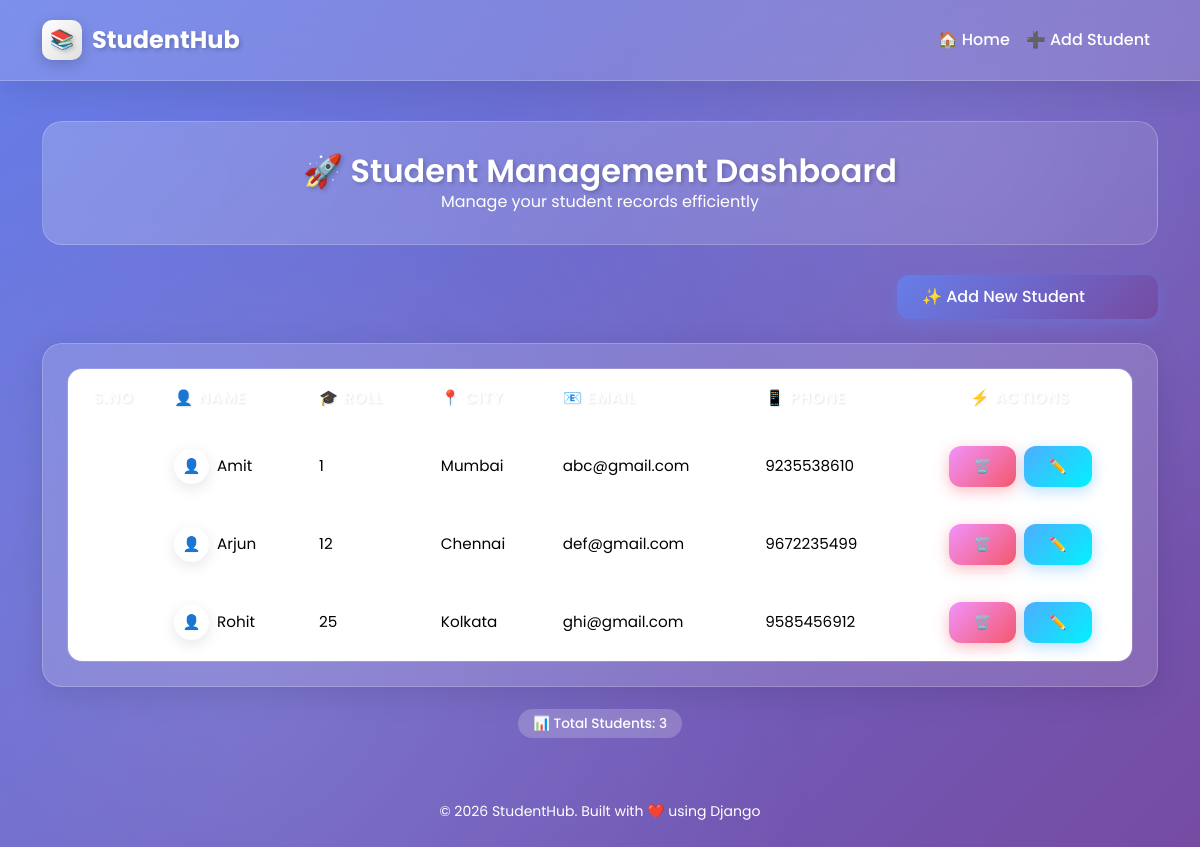
The page / on the database its author committed.
### crudapp/models.py (models this page shows)
class Student(models.Model):
    name = models.CharField(max_length=70)
    roll = models.IntegerField()
    city = models.CharField(max_length=100)
    email = models.EmailField()
    phone_number = models.CharField(max_length=15)

### crudapp/views.py (the view)
# urls.py: path('', Home.as_view(), name='home' ),
class Home(View):
    def get(self, request):
        stu_data = Student.objects.all()
        return render(request, 'crudapp/home.html', {'studata': stu_data})

### crudapp/templates/crudapp/home.html (shortened to what this page needs)
{% extends 'crudapp/base.html' %}
{% block main_content %}
<section class="container">
    <div class="page-header">
        <h3 style="color: #fff;">🚀 Student Management Dashboard</h3>
        <p class="text-white mb-0">Manage your student records efficiently</p>
    </div>
    <div class="row justify-content-end mb-4">
        <div class="col-sm-3">
            <a href="{% url 'add-student' %}" class="btn btn-glass btn-glass-primary w-100">
                ✨ Add New Student
            </a>
        </div>
    </div>
    <div class="glass-card p-4">
        {% if studata %}
        <div class="table-responsive">
            <table class="table glass-table mb-0">
                <thead>
                    <tr>
                        <th scope="col" class="text-center">S.NO</th>
                        <th scope="col">👤 Name</th>
                        <th scope="col">🎓 Roll</th>
                        <th scope="col">📍 City</th>
                        <th scope="col">📧 Email</th>
                        <th scope="col">📱 Phone</th>
                        <th scope="col" class="text-center">⚡ Actions</th>
                    </tr>
                </thead>
                <tbody>
                    {% for stud in studata %}
                    <tr>
                        <td class="text-center">
                            <span class="sno-badge">{{forloop.counter}}</span>
                        </td>
                        <td>
                            <div class="d-flex align-items-center gap-2" style="color: #000000;">
                                <div class="icon-circle" style="width: 35px; height: 35px; font-size: 0.9rem;" >👤</div>
                                <span>{{stud.name}}</span>
                            </div>
                        </td>
                        <td style="color: #000000;">{{stud.roll}}</td>
                        <td style="color: #000000;">{{stud.city}}</td>
                        <td style="color: #000000;">{{stud.email}}</td>
                        <td style="color: #000000;">{{stud.phone_number}}</td>
                        <td class="text-center">
                            <div class="action-buttons justify-content-center">
                                <form action="{% url 'delete_student' %}" method="POST" style="display:inline;">
                                    <input type="submit" value="🗑️" class="btn btn-glass btn-glass-danger btn-sm" title="Delete">
                                </form>
                                <a href="{% url 'edit-student' stud.id %}" class="btn btn-glass btn-glass-info btn-sm" title="Edit">✏️</a>
                            </div>
                        </td>
                    </tr>
                    {% endfor %}
                </tbody>
            </table>
        </div>
        {% endif %}
    </div>
    <div class="text-center mt-4">
        <span class="badge-custom" style="color: #ffffff;">
            📊 Total Students: {{ studata|length }}
        </span>
    </div>
</section>
{% endblock main_content %}

### crudapp/templates/crudapp/base.html (shortened to what this page needs)
{% load static %}
<!doctype html>
<html lang="en">
  <head>
    <link href="https://cdn.jsdelivr.net/npm/bootstrap@5.3.3/dist/css/bootstrap.min.css" rel="stylesheet">
    <link rel="stylesheet" href="{% static 'crudapp/css/base.css' %}">
  </head>
  <body>
    <nav class="navbar navbar-expand-lg navbar-custom">
      <div class="container">
        <a class="navbar-brand" href="{% url 'home' %}">
          <div class="logo-icon">📚</div>
          <span style="color: #fff;">StudentHub</span>
        </a>
        <div class="collapse navbar-collapse" id="navbarNav">
          <ul class="navbar-nav ms-auto">
            <li class="nav-item">
              <a class="nav-link" style="color: #fff;" href="{% url 'home' %}">🏠 Home</a>
            </li>
            <li class="nav-item">
              <a class="nav-link" style="color: #fff;" href="{% url 'add-student' %}">➕ Add Student</a>
            </li>
          </ul>
        </div>
      </div>
    </nav>
    {% block main_content %}{% endblock main_content%}
    <footer class="text-center py-4" style="color: #fff; position: relative; z-index: 1;">
      <small >&copy; 2026 StudentHub. Built with ❤️ using Django</small>
    </footer>
  </body>
</html>

### rows shown on the page
Student: name "Amit", roll "1", city "Mumbai", email "abc@gmail.com", phone_number "9235538610"
Student: name "Arjun", roll "12", city "Chennai", email "def@gmail.com", phone_number "9672235499"
Student: name "Rohit", roll "25", city "Kolkata", email "ghi@gmail.com", phone_number "9585456912"

### other values the page prints
{{ studata|length }} "3"
